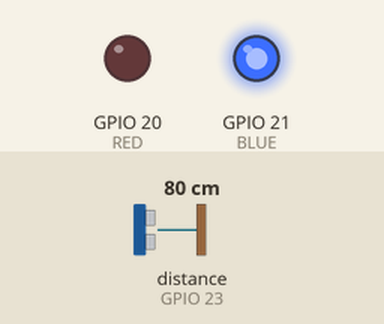
Simulated run of this program. Board: Raspberry Pi (BCM pin numbers). Shown: output pins drawn as LEDs (lit = HIGH). The test bench sets the inputs (shaded band); at power-on: distance to the obstacle (sensor on GPIO 23) 80 cm. The echo pulse lasts 58.3 µs per cm; the clock reads 2024-03-15 10:24:30 at power-on unless the program sets it; pins used as bus, display or sensor lines are not drawn.

Above: at 2.2 s.
2.3 s: distance to the obstacle (sensor on GPIO 23) set to 12 cm
3.8 s: distance to the obstacle (sensor on GPIO 23) set to 9 cm
At 5.0 s:
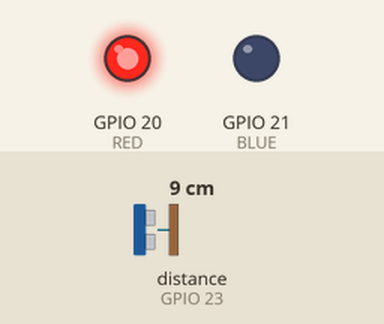
5.3 s: distance to the obstacle (sensor on GPIO 23) set to 18 cm
At 5.8 s:
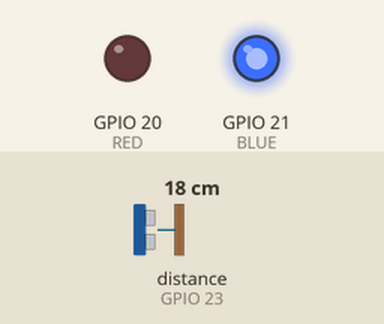
6.8 s: distance to the obstacle (sensor on GPIO 23) set to 2 cm
At 7.7 s:
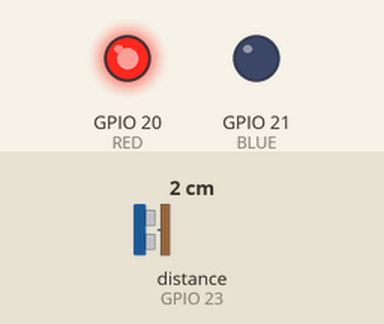
Timing chart, 0 to 9.3 s (numbered marks = the images above; inputs shaded):
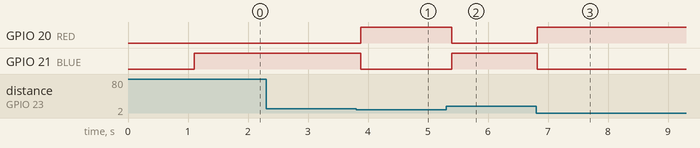

Measured:
- the behaviour switches between 11 and 10 cm on distance to the obstacle (sensor on GPIO 23) (found by bisection; images 0 and 1)
- after the input at 2.3 s, every drawn part: stays the same
- after the input at 3.8 s, GPIO 20 (RED): LOW → HIGH after 0.08 s; GPIO 21 (BLUE): HIGH → LOW after 0.08 s
- after the input at 5.3 s, GPIO 20 (RED): HIGH → LOW after 0.10 s; GPIO 21 (BLUE): LOW → HIGH after 0.10 s
- after the input at 6.8 s, GPIO 20 (RED): LOW → HIGH at once; GPIO 21 (BLUE): HIGH → LOW at once

The program:

HC_SR04_LED.py
```python
import RPi.GPIO as GPIO
import time
import sys
import signal


TRIG = 24
ECHO = 23
RED = 20
BLUE = 21


MAX_DISTANCE_CM = 300
MAX_DURATION_TIMEOUT = (MAX_DISTANCE_CM * 2 * 29.1)

def signal_handler(signal, frame):
        GPIO.cleanup()
        sys.exit(0)
signal.signal(signal.SIGINT, signal_handler)

def distanceInCm(duration):
    return (duration/2)/29.1

def main():

    GPIO.setmode(GPIO.BCM)
    GPIO.setup(TRIG, GPIO.OUT)
    GPIO.setup(ECHO, GPIO.IN)
    GPIO.setup(RED,GPIO.OUT)
    GPIO.setup(BLUE,GPIO.OUT)

    GPIO.output(TRIG, False)
    time.sleep(1)


    while True:
        fail = False
        time.sleep(0.1)

        GPIO.output(TRIG, True)
        time.sleep(0.00001)
        GPIO.output(TRIG, False)

        timeout = time.time()
        while GPIO.input(ECHO) == 0:
            pulse_start = time.time()
            if ((pulse_start - timeout)*1000000) >= MAX_DURATION_TIMEOUT:
                fail = True
                break
        if fail:
            continue

        timeout = time.time()
        while GPIO.input(ECHO) == 1:
            pulse_end = time.time()
            if ((pulse_end - pulse_start)*1000000) >= MAX_DURATION_TIMEOUT:
                fail = True
                break

        if fail:
            continue

        pulse_duration = (pulse_end - pulse_start) * 1000000

        distance = distanceInCm(pulse_duration)
        distance = round(distance, 2)

        if distance <=10:
            GPIO.output(RED, GPIO.HIGH)
        else :
            GPIO.output(RED, GPIO.LOW)

        if distance > 10:
            GPIO.output(BLUE, GPIO.HIGH)
        else:
            GPIO.output(BLUE, GPIO.LOW)

    GPIO.cleanup()


if __name__ == '__main__':
    main()
```
